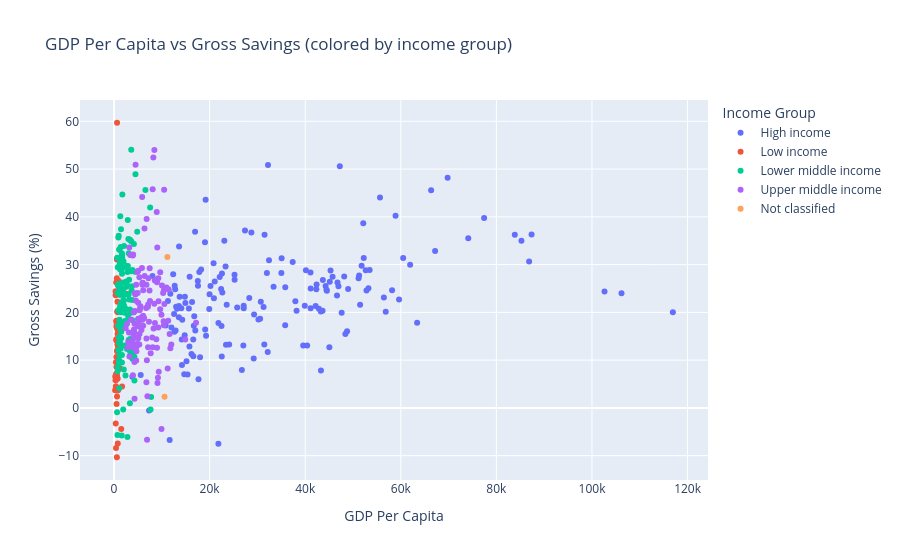

This figure's notebook cell:
### Markdown cell above
### Adding interactive elements

### Code cell
# Create an interactive scatter plot
fig = px.scatter(economies,
                 x='gdp_percapita',
                 y='gross_savings',
                 color='income_group',
                 hover_name='country',
                 title='GDP Per Capita vs Gross Savings (colored by income group)',
                 labels={'gdp_percapita': 'GDP Per Capita',
                         'gross_savings': 'Gross Savings (%)',
                         'income_group': 'Income Group'})

# Add hover, zoom, and selection tools
fig.show()

### Figure 1 — Plotly figure (JSON) as saved in the notebook; plotly's stock layout.template omitted (floating-point values rounded to 4 significant figures; data arrays with more than 128 entries replaced by an {"elided": "..."} marker saying what was removed)
{"data": [{"hovertemplate": "<b>%{hovertext}</b><br><br>Income Group=High income<br>GDP Per Capita=%{x}<br>Gross Savings (%)=%{y}<extra></extra>", "hovertext": {"elided": "180 str values"}, "legendgroup": "High income", "marker": {"color": "#636efa", "symbol": "circle"}, "mode": "markers", "name": "High income", "orientation": "v", "showlegend": true, "type": "scatter", "x": {"elided": "180 float values"}, "xaxis": "x", "y": {"elided": "180 float values"}, "yaxis": "y"}, {"hovertemplate": "<b>%{hovertext}</b><br><br>Income Group=Low income<br>GDP Per Capita=%{x}<br>Gross Savings (%)=%{y}<extra></extra>", "hovertext": ["Afghanistan", "Afghanistan", "Afghanistan", "Burundi", "Burundi", "Burundi", "Burkina Faso", "Burkina Faso", "Burkina Faso", "Central African Republic", "Central African Republic", "Central African Republic", "Congo, The Democratic Republic of the", "Congo, The Democratic Republic of the", "Congo, The Democratic Republic of the", "Eritrea", "Eritrea", "Eritrea", "Ethiopia", "Ethiopia", "Ethiopia", "Gambia", "Gambia", "Gambia", "Guinea-Bissau", "Guinea-Bissau", "Guinea-Bissau", "Liberia", "Liberia", "Liberia", "Madagascar", "Madagascar", "Madagascar", "Mali", "Mali", "Mali", "Mozambique", "Mozambique", "Mozambique", "Malawi", "Malawi", "Malawi", "Niger", "Niger", "Niger", "Rwanda", "Rwanda", "Rwanda", "Sudan", "Sudan", "Sudan", "Sierra Leone", "Sierra Leone", "Sierra Leone", "Somalia", "Somalia", "Somalia", "Syria", "Syria", "Syria", "Chad", "Chad", "Chad", "Togo", "Togo", "Togo", "Uganda", "Uganda", "Uganda", "Yemen", "Yemen", "Yemen"], "legendgroup": "Low income", "marker": {"color": "#EF553B", "symbol": "circle"}, "mode": "markers", "name": "Low income", "orientation": "v", "showlegend": true, "type": "scatter", "x": [631.5, 711.3, 580.8, 231.5, 304.2, 253.6, 648.4, 653.4, 791.0, 492.1, 377.5, 489.9, 326.7, 490.7, 540.5, 501.4, 603.2, 588.3, 324.3, 702.8, 994.2, 860.6, 649.5, 790.8, 644.3, 707.9, 789.9, 543.4, 746.2, 646.3, 472.0, 467.2, 501.8, 733.7, 773.9, 897.3, 469.5, 570.1, 449.6, 442.8, 353.5, 406.6, 476.1, 484.2, 565.9, 614.8, 759.8, 819.0, 1637.0, 1679.0, 775.0, 401.8, 592.9, 526.5, NaN, 310.5, 327.0, 2807.0, NaN, NaN, 895.4, 776.1, 654.0, 721.0, 770.4, 904.7, 808.7, 773.3, 912.4, 1267.0, 1501.0, 620.2], "xaxis": "x", "y": [59.7, 22.22, 27.13, 3.688, 5.768, 6.593, 20.19, 11.86, 20.03, 4.218, 4.508, 10.66, 23.57, 14.1, 6.852, 7.167, 31.05, 17.61, 24.41, 31.41, 26.55, 3.757, 3.65, 12.33, 11.96, 16.8, 14.45, NaN, NaN, NaN, 18.08, 14.37, 8.546, 13.31, 15.44, 16.32, 7.111, 3.835, 5.92, 26.25, -3.248, -8.412, 18.23, 17.02, 17.52, 6.677, 6.175, 3.768, 17.73, 4.491, -7.469, 9.548, -10.33, 0.815, NaN, NaN, NaN, 23.84, NaN, NaN, 25.87, 13.12, 16.61, 12.0, 15.6, 17.11, 16.25, 18.15, 18.2, 8.25, -4.439, 2.362], "yaxis": "y"}, {"hovertemplate": "<b>%{hovertext}</b><br><br>Income Group=Lower middle income<br>GDP Per Capita=%{x}<br>Gross Savings (%)=%{y}<extra></extra>", "hovertext": {"elided": "159 str values"}, "legendgroup": "Lower middle income", "marker": {"color": "#00cc96", "symbol": "circle"}, "mode": "markers", "name": "Lower middle income", "orientation": "v", "showlegend": true, "type": "scatter", "x": {"elided": "159 float values"}, "xaxis": "x", "y": {"elided": "159 float values"}, "yaxis": "y"}, {"hovertemplate": "<b>%{hovertext}</b><br><br>Income Group=Upper middle income<br>GDP Per Capita=%{x}<br>Gross Savings (%)=%{y}<extra></extra>", "hovertext": {"elided": "147 str values"}, "legendgroup": "Upper middle income", "marker": {"color": "#ab63fa", "symbol": "circle"}, "mode": "markers", "name": "Upper middle income", "orientation": "v", "showlegend": true, "type": "scatter", "x": {"elided": "147 float values"}, "xaxis": "x", "y": {"elided": "147 float values"}, "yaxis": "y"}, {"hovertemplate": "<b>%{hovertext}</b><br><br>Income Group=Not classified<br>GDP Per Capita=%{x}<br>Gross Savings (%)=%{y}<extra></extra>", "hovertext": ["Venezuela", "Venezuela", "Venezuela"], "legendgroup": "Not classified", "marker": {"color": "#FFA15A", "symbol": "circle"}, "mode": "markers", "name": "Not classified", "orientation": "v", "showlegend": true, "type": "scatter", "x": [11160.0, 10570.0, 1691.0], "xaxis": "x", "y": [31.59, 2.352, NaN], "yaxis": "y"}], "layout": {"legend": {"title": {"text": "Income Group"}, "tracegroupgap": 0}, "title": {"text": "GDP Per Capita vs Gross Savings (colored by income group)"}, "xaxis": {"anchor": "y", "domain": [0, 1], "title": {"text": "GDP Per Capita"}}, "yaxis": {"anchor": "x", "domain": [0, 1], "title": {"text": "Gross Savings (%)"}}}}
